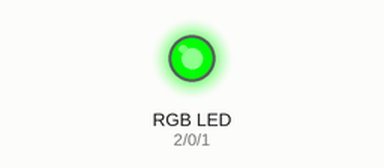
A sketch run on a simulated Arduino Uno, built with avr-gcc and run on an emulated ATmega328P. Shown: an RGB LED mixed from three pins (HIGH = lit).

Above: at 0.2 s.
At 1.0 s:
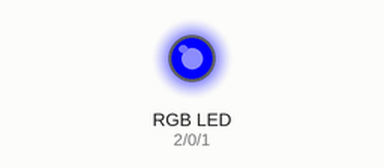
At 2.12 s:
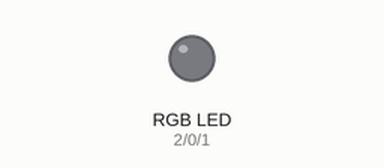
At 4.0 s:
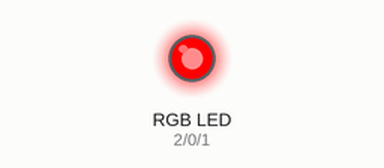
Timing chart, 0 to 5.2 s (numbered marks = the images above):
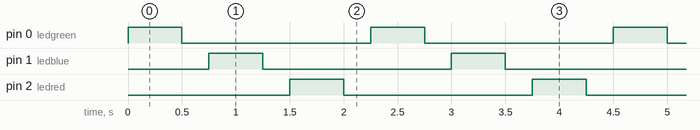

The sketch:

teste_pisca_led_rgb.ino
```cpp
int ledgreen=0;
int ledblue=1;
int ledred=2;
void setup() {
  // initialize digital pin LED_BUILTIN as an output.
  pinMode(ledgreen, OUTPUT);
  pinMode(ledblue, OUTPUT);
  pinMode(ledred, OUTPUT);
}

// the loop function runs over and over again forever
void loop() {
  digitalWrite(ledgreen, HIGH);   // turn the LED on (HIGH is the voltage level)
  delay(500);                       // wait for a second
  digitalWrite(ledgreen, LOW);    // turn the LED off by making the voltage LOW
  delay(250);                       // wait for a second
  digitalWrite(ledblue, HIGH);   // turn the LED on (HIGH is the voltage level)
  delay(500);                       // wait for a second
  digitalWrite(ledblue, LOW);    // turn the LED off by making the voltage LOW
  delay(250);                       // wait for a second
  digitalWrite(ledred, HIGH);   // turn the LED on (HIGH is the voltage level)
  delay(500);                       // wait for a second
  digitalWrite(ledred, LOW);    // turn the LED off by making the voltage LOW
  delay(250);                       // wait for a second
}
```

Measured:
- by itself, pin 0 (ledgreen), pin 1 (ledblue), pin 2 (ledred): alternates HIGH for 0.50 s and LOW for 1.8 s
- by itself, everything shown: repeats every 2.3 s, in 6 steps
